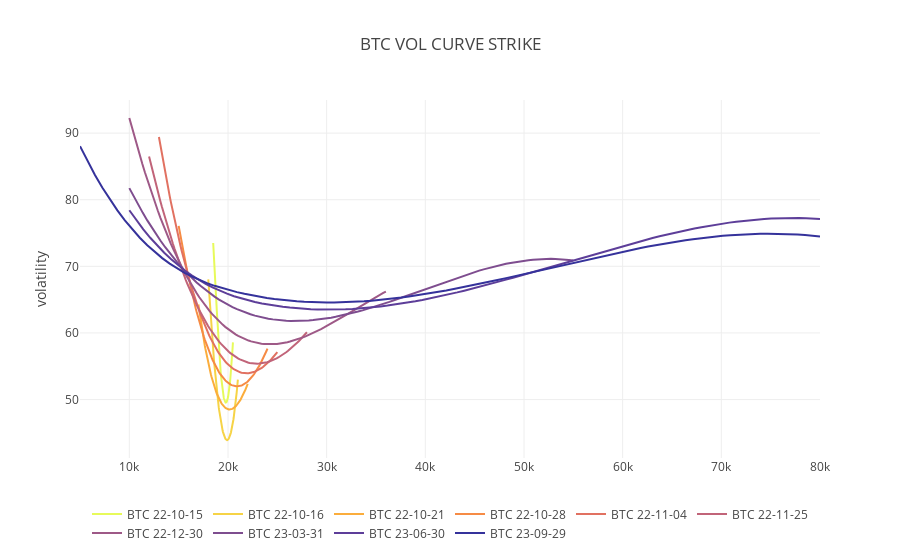
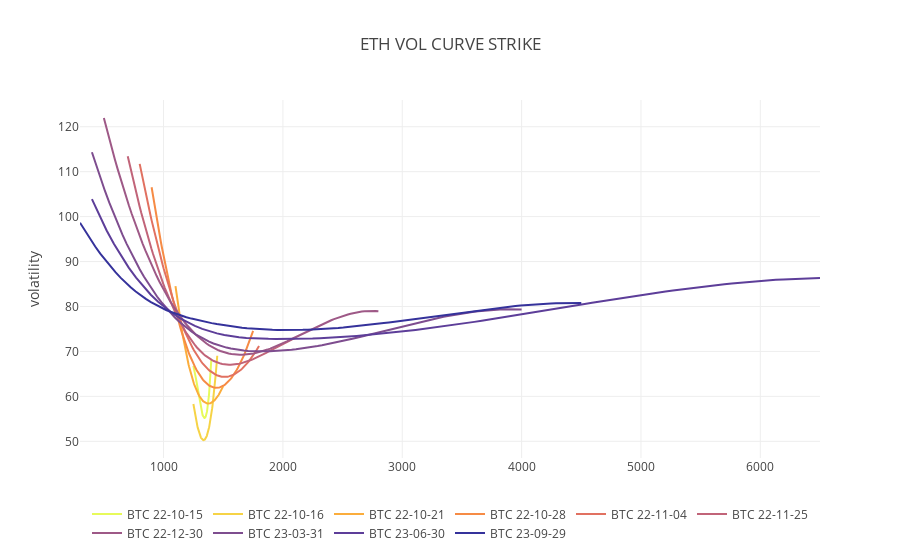
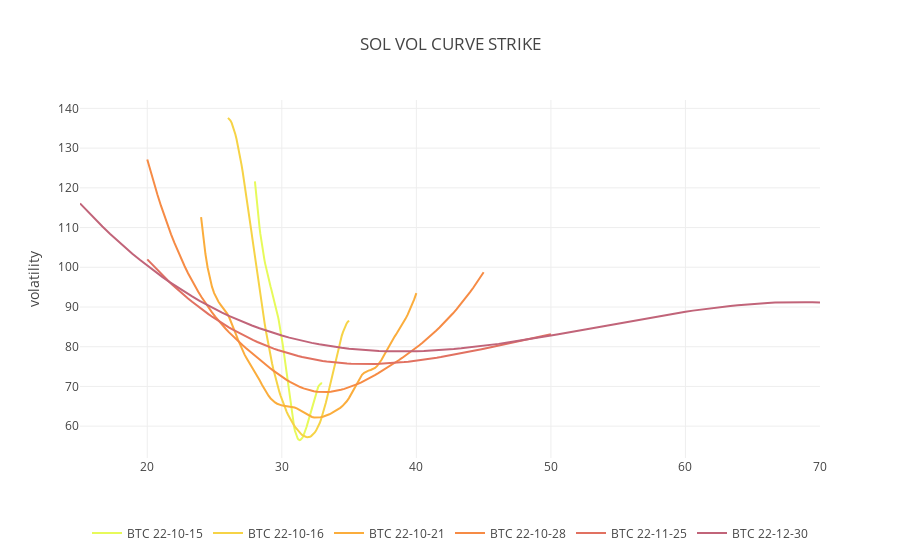

The notebook cell these images were saved under, in order:
### Code cell
#nr_curr = len(data.currency.unique())
#DEFINE SUBPLOTS CHART


for curr in data.currency.unique():
    
    fig = make_subplots(rows=1,cols=1)

    ##BTC DELTA GRID CHART
    orderbookskew = data[data['currency']==curr]
    i = 0
    for e in orderbookskew['expiration'].unique():

        orderbookskew_exp = orderbookskew[orderbookskew['expiration']==e]
        orderbookskew_exp = orderbookskew_exp.sort_values('strike')
        
        if len(orderbookskew_exp)<=3:
            continue
            
        strike = orderbookskew_exp['strike'].values
        markIv = orderbookskew_exp['markIv'].values


        volfit_param = interpolate.splrep(strike, markIv, s=4)

        strikes_random = np.linspace(min(strike),max(strike),100)

        x = strikes_random
        y = interpolate.splev(strikes_random, volfit_param,ext=3)


        fig.add_trace(go.Scatter(x=x, y=y,
                      name='BTC '+str(e)[2:10],
                      line= dict(color=colore[i])),
                      row=1, col=1
                     )


        i = i + 1

    #GLOBAL CHARTS PARAMETERS
    fig.update_layout(showlegend=True)
    #fig.update_xaxes(range=[20000,70000],row=1,col=1)
    #base = max(50,min(y)-5)
    #fig.update_yaxes(range=[50,120])
    
    fig.update_layout(title=curr+" VOL CURVE STRIKE",title_x=0.50,
                      yaxis_title="volatility",
                      legend=dict(
                          orientation="h",
                          yanchor="bottom",
                          y=-0.25,
                          xanchor="center",
                          x=0.5
                                  ),
                   #['ggplot2', 'seaborn', 'simple_white', 'plotly',
                   #'plotly_white', 'plotly_dark', 'presentation', 'xgridoff',
                   #'ygridoff', 'gridon', 'none']
                  template = 'gridon')
    fig.show()
